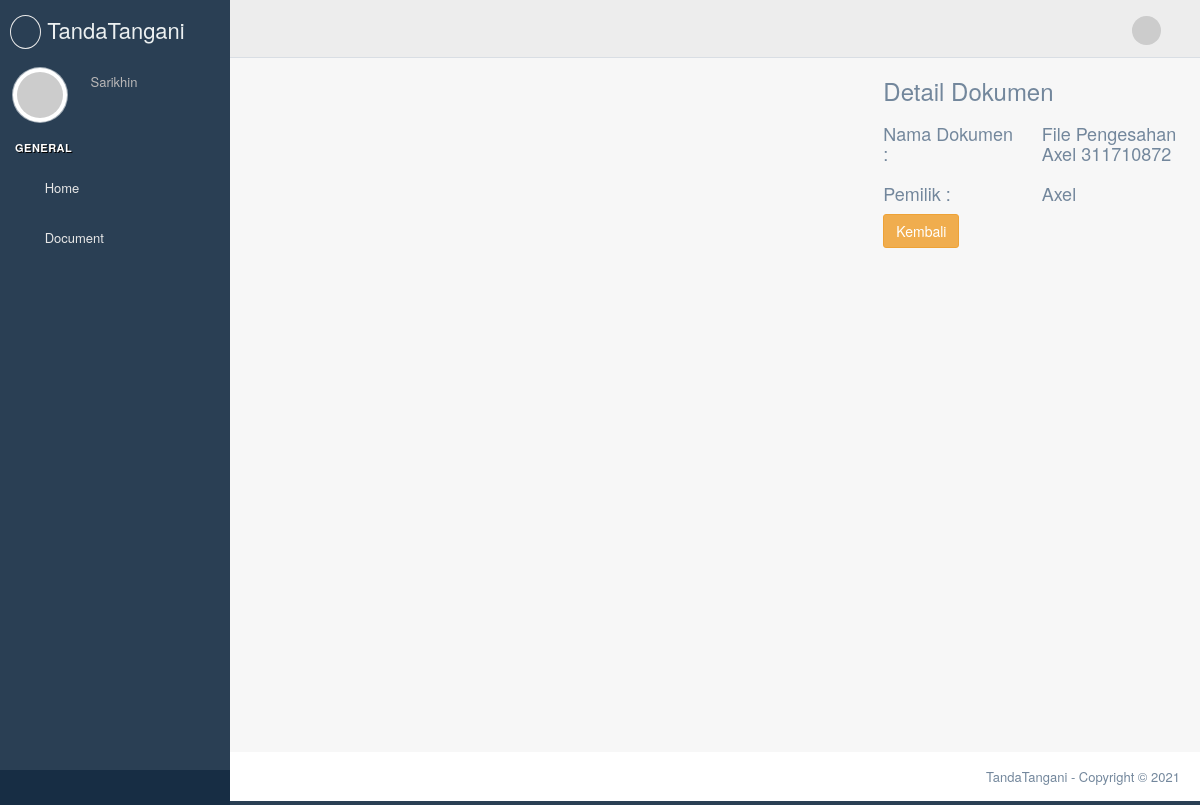
The app's page /detail/1 (signed in) with its own data.
### app/models/Users.py (models this page shows, shortened)
class User(UserMixin, db.Model):
    __tablename__ = 'users'
    id = db.Column(db.Integer, primary_key=True)
    email = db.Column(db.String(64), unique=True, index=True)
    nomor = db.Column(db.String(64), unique=True, index=True)
    name = db.Column(db.String(64), index=True)
    password_hash = db.Column(db.String(128))
    role_id = db.Column(db.Integer, db.ForeignKey('roles.id'))
    avatar_hash = db.Column(db.String(32))
    doc =  db.relationship('fileModel', backref='doc', lazy='dynamic')#child of doc
    @property
    def password(self):
        raise AttributeError('password is not a readable attribute')
    def gravatar(self, size=100, default='identicon', rating='g'):
        url = 'https://secure.gravatar.com/avatar'
        hash = self.avatar_hash or self.gravatar_hash()
        return '{url}/{hash}?s={size}&d={default}&r={rating}'.format(
            url=url, hash=hash, size=size, default=default, rating=rating)
    def can(self, perm):
        return self.role is not None and self.role.has_permission(perm)

### app/models/File.py (models this page shows, shortened)
class fileModel(db.Model):
    __tablename__ = 'files'
    id = db.Column(db.Integer, primary_key = True)
    user_id = db.Column(db.Integer, db.ForeignKey('users.id'))
    filename = db.Column(db.String(128))
    date_upload= db.Column(db.DateTime(), index=True, default=datetime.utcnow)
    file = db.Column(db.LargeBinary())
    dosen1 = db.Column(db.String(128))
    dosen1_sign = db.Column(db.Boolean, default=False, nullable= False)
    dosen2 = db.Column(db.String(128))
    dosen2_sign = db.Column(db.Boolean, default=False, nullable= False)
    sign = db.relationship('SignTable', backref='sign', lazy='dynamic')#child of user

### app/routes.py (the view)
@app.route('/detail/<id>')
def detail_file(id):
    data = fileModel.query.filter_by(id=id).first_or_404()
    return render_template('/document/detail.html', data = data)

### app/models/Users.py (called while the page is built)
@login_manager.user_loader
def load_user(user_id):
    return User.query.get(int(user_id))

    def has_permission(self, perm):
        return self.permissions & perm == perm

### app/templates/document/detail.html (shortened to what this page needs)
{% extends "base_site.html" %} {% block title %} Validity {% endblock title %}
{% block stylesheets %} {{ super() }} {% endblock stylesheets %} {% block
content %}
<div class="right_col" role="main">
  <div class="row">
    <div class="col-md-8">
      <embed
        src="{{url_for('view_doc', id= data.id)}}"
        type=""
        width="800"
        height="680"
      />
    </div>
    <div class="col-md-4">
      <h3>Detail Dokumen</h3>
      <div class="row">
        <div class="col-sm-6">
          <h4>Nama Dokumen :</h4>
        </div>
        <div class="col-sm-6">
          <h4>{{data.filename}}</h4>
        </div>
        <div class="col-sm-6">
          <h4>Pemilik :</h4>
        </div>
        <div class="col-sm-6">
          <h4>{{data.doc.name}}</h4>
        </div>
      </div>
       {% if current_user.can(8) %}
      <a class="btn btn-warning" href="{{url_for('permintaan')}}">Kembali</a>
      {% else %}
      <a class="btn btn-warning" href="{{url_for('diupload')}}">Kembali</a>
      {% endif %}
    </div>
  </div>
</div>
{% endblock content %}

### app/templates/site_template/sidebar.html (shortened to what this page needs)
<div class="left_col scroll-view">
  <div class="navbar nav_title" style="border: 0">
    <a href="" class="site_title"
      ><i class="fa fa-pencil"></i> <span>TandaTangani</span></a
    >
  </div>
  <div class="profile clearfix">
    <div class="profile_pic">
      <img
        src="{{ current_user.gravatar(size=100) }}"
        alt="..."
        class="img-circle profile_img"
      />
    </div>
    <div class="profile_info">
      <span>{{ current_user.name }}</span>
    </div>
  </div>
  <br />
  <div id="sidebar-menu" class="main_menu_side hidden-print main_menu">
    <div class="menu_section">
      <h3>General</h3>
      <ul class="nav side-menu">
        <li>
          <a href="/"><i class="fa fa-home"></i> Home </a>
        </li>
         {% if current_user.role.name=='User' %}
        <li>
          <a
            ><i class="fa fa-file-pdf-o"></i> Document
            <span class="fa fa-chevron-down"></span
          ></a>
        </li>
        {% endif %}
      </ul>
    </div>
  </div>
  <div class="sidebar-footer hidden-small">
    <a data-toggle="tooltip" data-placement="top" title="Settings">
      <span class="glyphicon glyphicon-cog" aria-hidden="true"></span>
    </a>
    <a data-toggle="tooltip" data-placement="top" title="FullScreen">
      <span class="glyphicon glyphicon-fullscreen" aria-hidden="true"></span>
    </a>
    <a data-toggle="tooltip" data-placement="top" title="Lock">
      <span class="glyphicon glyphicon-eye-close" aria-hidden="true"></span>
    </a>
    <a
      data-toggle="tooltip"
      data-placement="top"
      title="Logout"
      href="{{ url_for('logout') }}"
    >
      <span class="glyphicon glyphicon-off" aria-hidden="true"></span>
    </a>
  </div>
</div>

### records on screen
User: name "Sarikhin"
fileModel: filename "File Pengesahan Axel 311710872"
User: doc.name "Axel"
